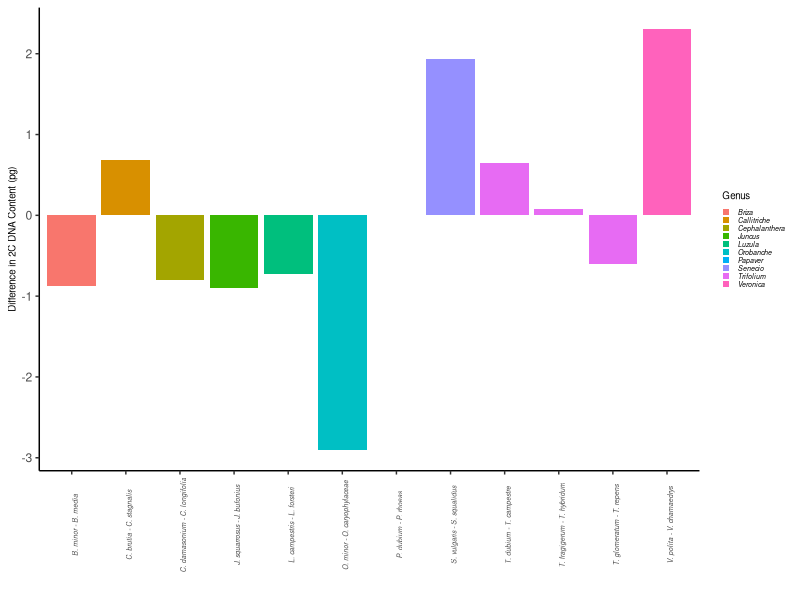

This chart was generated by the following R code:
self_cross_pairs_genome <- data.frame(self_species=c("Briza minor",
                                                     "Callitriche brutia",
                                                     "Cephalanthera damasonium",
                                                     "Juncus squarrosus",
                                                     "Luzula campestris",
                                                     "Orobanche minor",
                                                     "Papaver dubium",
                                                     "Senecio vulgaris",
                                                     "Trifolium dubium",
                                                     "Trifolium fragiferum",
                                                     "Trifolium glomeratum",
                                                     "Veronica polita"),
                                      cross_species=c("Briza media",
                                                      "Callitriche stagnalis",
                                                      "Cephalanthera longifolia",
                                                      "Juncus bufonius",
                                                      "Luzula forsteri",
                                                      "Orobanche caryophylacea",
                                                      "Papaver rhoeas",
                                                      "Senecio squalidus",
                                                      "Trifolium campestre",
                                                      "Trifolium hybridum",
                                                      "Trifolium repens",
                                                      "veronia chamaedrys"),
                                      genus=c("Briza",
                                              "Callitriche",
                                              "Cephalanthera",
                                              "Juncus",
                                              "Luzula",
                                              "Orobanche",
                                              "Papaver",
                                              "Senecio",
                                              "Trifolium",
                                              "Trifolium",
                                              "Trifolium",
                                              "Veronica"),
                                      self_2c=c(5.8,
                                                3.67,
                                                32.8,
                                                0.61,
                                                0.68,
                                                3.66,
                                                4.84,
                                                2.94,
                                                1.39,
                                                1.07,
                                                0.78,
                                                2.98),
                                      cross_2c=c(6.68,
                                                 2.99,
                                                 33.6,
                                                 1.51,
                                                 1.4,
                                                 6.56,
                                                 4.84,
                                                 1.0,
                                                 0.74,
                                                 0.99,
                                                 1.38,
                                                 0.67),
                                      pair=c("B. minor - B. media",
                                             "C. brutia - C. stagnalis",
                                             "C. damasonium - C. longifolia",
                                             "J. squarrosus - J. bufonius",
                                             "L. campestris - L. forsteri",
                                             "O. minor - O. caryophylaceae",
                                             "P. dubium - P. rhoeas",
                                             "S. vulgaris - S. squalidus",
                                             "T. dubium - T. campestre",
                                             "T. fragigerum - T. hybridum",
                                             "T. glomeratum - T. repens",
                                             "V. polita - V. chamaedrys"))
self_cross_pairs_genome$difference_2c <- self_cross_pairs_genome$self_2c-self_cross_pairs_genome$cross_2c
library(ggplot2)
library(ggplot2)
ggplot(data= self_cross_pairs_genome, aes(x=pair, y=difference_2c, fill=genus))+
  geom_bar(stat="identity")+
  xlab("")+
  ylab("Difference in 2C DNA Content (pg)")+
  labs(fill="Genus")+
  theme(axis.text.x=element_text(angle=90, face="italic", size=5),
        panel.grid.major = element_blank(),
        panel.grid.minor = element_blank(),
        panel.background= element_blank(),
        axis.line= element_line(colour="black"),
        legend.text=element_text(face="italic"))+
        theme(legend.key.size=unit(0.2,'cm'))+theme(legend.text=element_text(size=5))+theme(legend.title=element_text(size=7))+theme(axis.title.y=element_text(size=7))
  
  
t.test(self_cross_pairs_genome$difference_2c, mu=0)
#p>0.05 so mean difference between pairs not sig diff from 0
